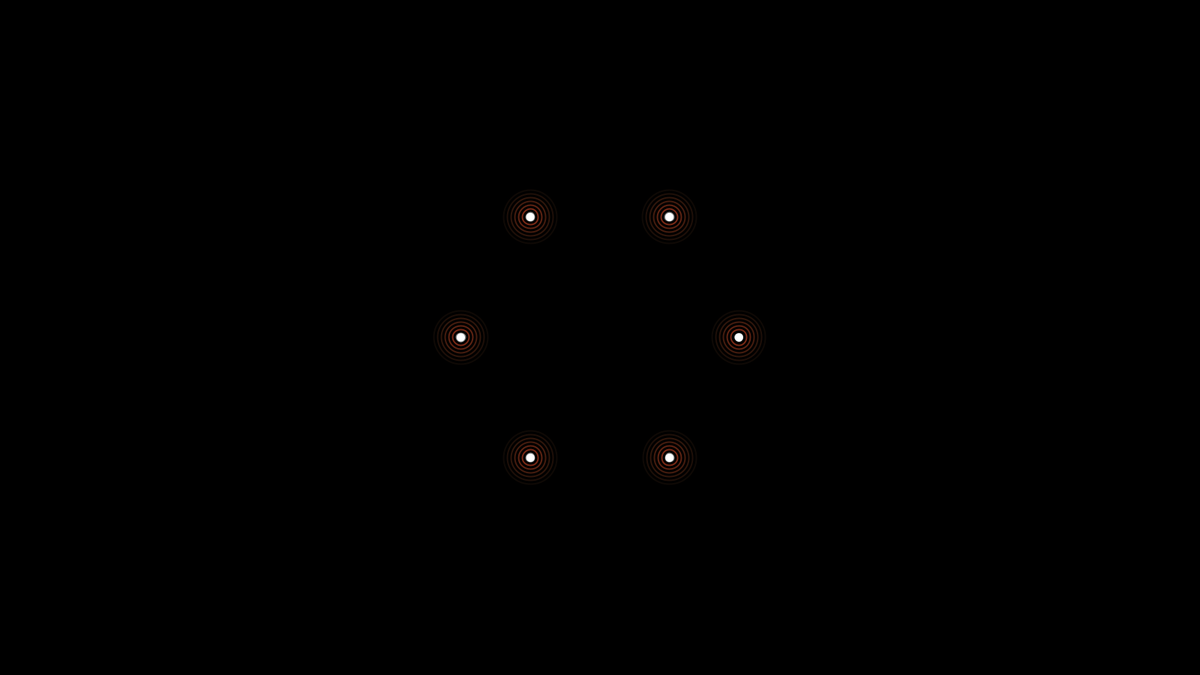
Frame 1 (no input)
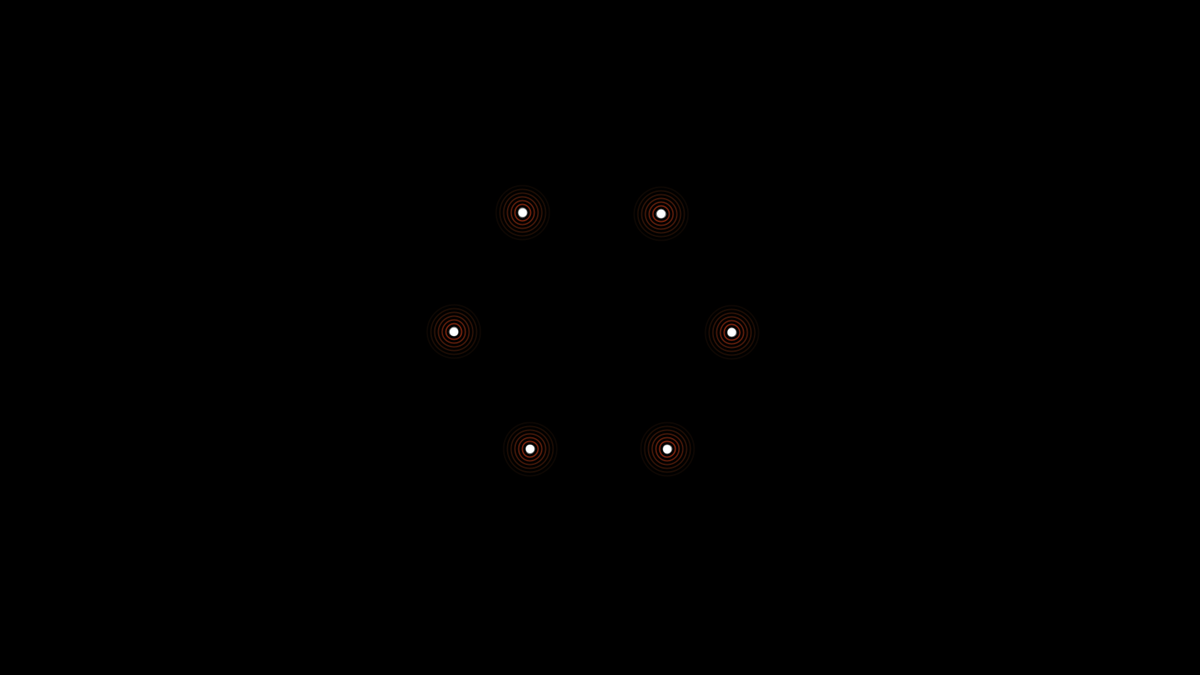
Frame 60 (the mouse pressed at the canvas centre just before this capture)
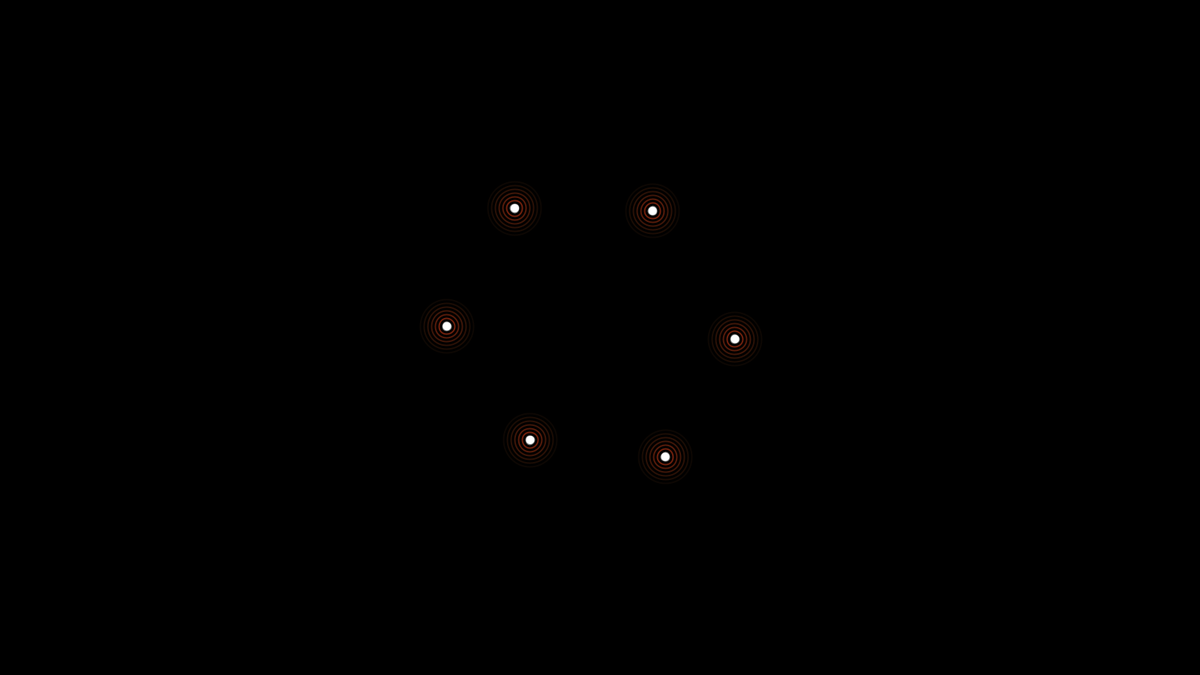
Frame 120 (the mouse held since frame 60 and released just before this capture)

The Processing sketch that drew these frames (run headless with seeded random() and noise(); from frame 60 on, the mouse is pressed at the canvas centre):

// Processing sketch: Lepettajat_II
// ── Lepettajat_II.pde
Lepettaja [] lepettajat;
float centX;
float centY;
float phi = 0.618;
float pulseNoise = 0;

void setup () {
  size (1600, 900);
  //fullScreen ();
  background (0);
  frameRate (60);
  smooth ();
  
  centX = width / 2;
  centY = height / 2;
  
  lepettajat = new Lepettaja [6];
  
  int i = 0;
  for (int ang = 0; i < lepettajat.length; ang += 60) {
    float rad = radians (ang);
    float xPos = centX + cos(rad) * (height * phi/3);
    float yPos = centY + sin(rad) * (height * phi/3);
    lepettajat [i] = new Lepettaja (xPos, yPos);
    i++;
  }
}

void draw () {
  
  background (0);
  
  pulseNoise = sin (frameCount / 6);
  
  for (Lepettaja lepettaja : lepettajat) {
    float pulse = sin ((float) frameCount / (6 + pulseNoise)) * 8;
    lepettaja.Drift();
    lepettaja.Draw(pulse);
  }  
}

// ── Lepettaja.pde
class Lepettaja {
  
  PVector location;
  PVector velocity;
  PVector acceleration;
  PVector target;
  PVector desired;
  PVector steer;
  float maxSpeed = .2;
  float maxForce = 1;
  float radius = height * (phi/50);
  float brightness = 0;
  
  Lepettaja (float x_, float y_) {
    location = new PVector (x_, y_);
    velocity = new PVector (0, 0);
    acceleration = new PVector (0, 0);
  }
  
   void ApplyForce(PVector force) {
    acceleration.add(force);
  }
  
  void Draw (float pulseSync_) {
    
    fill (255);
    stroke (255, 255, 255, 127);
    ellipse (location.x, location.y, radius, radius);
    noFill ();
    float pulse = pulseSync_;
    for (int e = 0; e < 6; e++) {
      strokeWeight (2);
      stroke (120 - (10 * e) + pulse + brightness, 40 + pulse, 20 + pulse, 255 - (40 * e));
      ellipse (location.x, location.y, radius + 10 * e + 10, radius + 10 * e + 10);
    }
    
  }
  
  void Drift () {
    
    if (target == null) {
      target = new PVector (random (width / 2), random (height / 2));
    }
    
    if (frameCount % 60 == 0) {
      target.x += random (60) - 30;
      target.y += random (60) - 30;
    }
    
    if (target.x > (width)) {
      target.x = 0 - radius;
    }
    if (target.x < (0)) {
      target.x = width + radius;
    }
    if (target.y > (height)) {
      target.y = 0 - radius;
    }
    if (target.y < (0)) {
      target.y = height + radius;
    }
    
    desired = PVector.sub(target, location);
    
    float d = desired.mag();
    desired.normalize();
    if (d < 100) {
      float m = map (d, 0, 100, 0, maxSpeed);
      desired.mult (m);
    } else {
      desired.mult (maxSpeed);
    }
    
    steer = PVector.sub(desired, velocity);
    steer.limit (maxForce);
    boolean close = false;
    boolean closer = false;
    Lepettaja closest = null;
    for (Lepettaja otherLepettaja : lepettajat) {
      if (otherLepettaja != this) {
        float dist = PVector.dist(location, otherLepettaja.location);
        if (dist < 60) {
          close = true;
          closer = true;
          closest = otherLepettaja;
        }
        if (dist < 180) {
          close = true;
          closest = otherLepettaja;
        }
      }
    }
    if (close) {
      steer = steer.mult(-2);
      ApplyForce (steer);
    } else {
      ApplyForce (steer);
    }
    if (close || closer) {
      if (closest != null) {
        brightness = (180 - PVector.dist(location, closest.location)) * 2;
      }
    }
    if (!close && !closer) {
      maxSpeed = .2;
      brightness = 0;
    }
    
    velocity.add (acceleration);
    velocity.limit (maxSpeed);
    location.add(velocity);
    
    // wrap
    
    if (location.x > (width + radius)) {
      location.x = 0 - radius;
    }
    if (location.x < (0 - radius)) {
      location.x = width + radius;
    }
    if (location.y > (height + radius)) {
      location.y = 0 - radius;
    }
    if (location.y < (0 - radius)) {
      location.y = height + radius;
    }
    
  }
  
}
